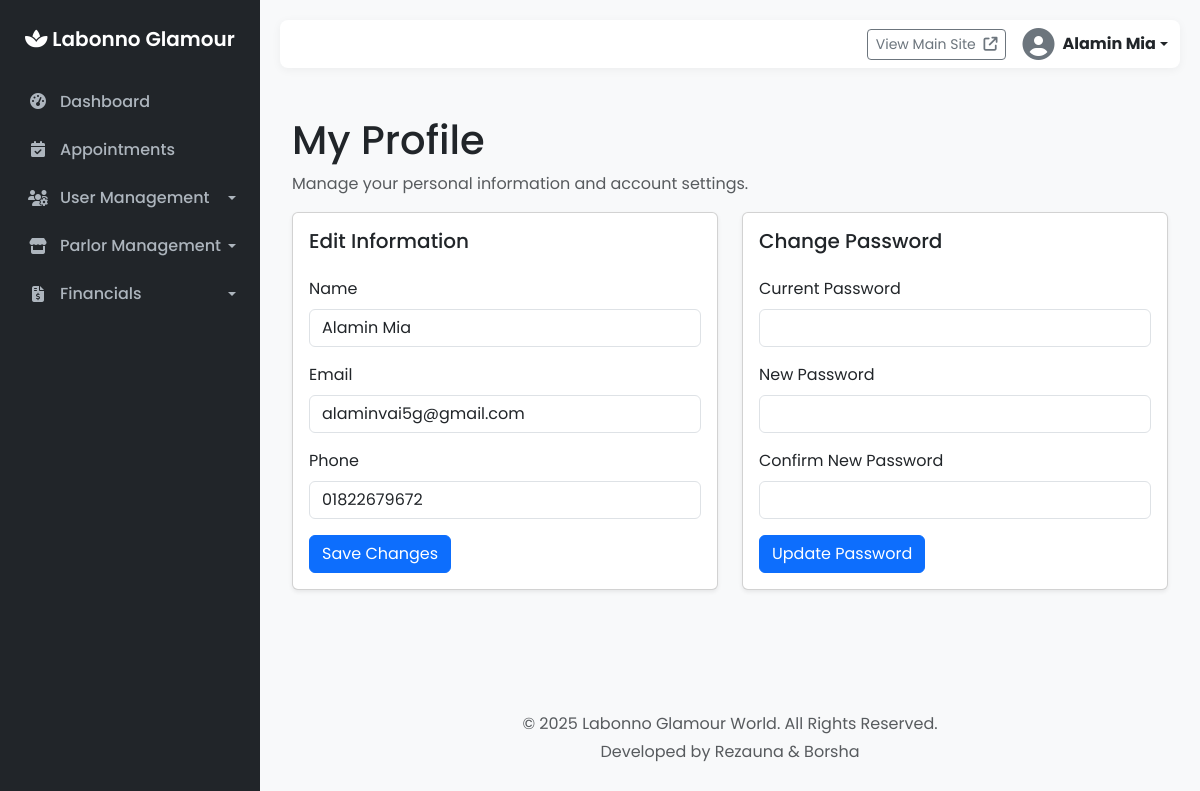
Screenshot of /admin/profile.php (signed in) with the database file from the repository.
### tables this page shows
CREATE TABLE IF NOT EXISTS `users` (
  `id` int(11) NOT NULL AUTO_INCREMENT,
  `name` varchar(100) NOT NULL,
  `email` varchar(100) NOT NULL,
  `password` varchar(255) NOT NULL,
  `phone` varchar(20) DEFAULT NULL,
  `role` enum('customer','admin','beautician') NOT NULL,
  `is_verified` tinyint(1) NOT NULL DEFAULT 0,
  `verify_token` varchar(255) DEFAULT NULL,
  `profile_photo` varchar(255) DEFAULT NULL,
  `is_active` tinyint(1) NOT NULL DEFAULT 1,
  `created_at` datetime DEFAULT current_timestamp(),
  `profile_update_code` varchar(16) DEFAULT NULL,
  `profile_update_code_expires_at` datetime DEFAULT NULL,
  PRIMARY KEY (`id`),
  UNIQUE KEY `email` (`email`)
);

### admin/profile.php (the view, shortened to what this page needs)
<?php
$user_id = $_SESSION['user_id'];
$err = ''; $msg = '';
require_once 'include/header.php';
$stmt = $conn->prepare("SELECT name, email, phone FROM users WHERE id=?");
$stmt->bind_param('i', $user_id);
$stmt->execute();
$stmt->bind_result($name, $email, $phone);
?>
<div class="container-fluid">
    <h1 class="mt-4">My Profile</h1>
    <p class="text-muted">Manage your personal information and account settings.</p>
    <?php if (isset($_SESSION['pending_update'])): ?>
        <div class="card shadow-sm">
            <div class="card-body">
                <?php if ($err): ?><div class="alert alert-danger"><?= htmlspecialchars($err) ?></div><?php endif; ?>
                <?php if ($msg): ?><div class="alert alert-info"><?= htmlspecialchars($msg) ?></div><?php endif; ?>
                <h5 class="card-title mb-4">Verify Your Identity</h5>
                <form method="post">
                    <div class="mb-3">
                        <label for="code" class="form-label">Verification Code</label>
                        <input type="text" id="code" name="code" class="form-control form-control-lg" maxlength="6" required autofocus>
                        <div class="form-text">A 6-digit code was sent to your email address.</div>
                    </div>
                    <button type="submit" name="verify_code" class="btn btn-success">Verify &amp; Update Profile</button>
                    <a href="profile.php?action=cancel" class="btn btn-secondary">Cancel</a>
                </form>
            </div>
        </div>
    <?php else: ?>
        <div class="row">
            <div class="col-lg-6 mb-4">
                <div class="card shadow-sm h-100">
                    <div class="card-body">
                        <h5 class="card-title mb-4">Edit Information</h5>
                        <form method="post" id="editProfileForm" novalidate>
                            <div class="mb-3"><label for="name" class="form-label">Name</label><input type="text" id="name" name="name" class="form-control" required minlength="3" value="<?= htmlspecialchars($name) ?>"><div class="invalid-feedback" id="name-error"></div></div>
                            <div class="mb-3"><label for="email" class="form-label">Email</label><input type="email" id="email" name="email" class="form-control" required value="<?= htmlspecialchars($email) ?>"><div class="invalid-feedback" id="email-error"></div></div>
                            <div class="mb-3"><label for="phone" class="form-label">Phone</label><input type="text" id="phone" name="phone" class="form-control" required value="<?= htmlspecialchars($phone ?? '') ?>" placeholder="e.g., 01712345678"><div class="invalid-feedback" id="phone-error"></div></div>
                            <button type="submit" class="btn btn-primary">Save Changes</button>
                        </form>
                    </div>
                </div>
            </div>
            <div class="col-lg-6 mb-4">
                <div class="card shadow-sm h-100">
                    <div class="card-body">
                        <h5 class="card-title mb-4">Change Password</h5>
                        <form method="post" id="changePasswordForm" novalidate>
                            <div class="mb-3"><label for="current_password" class="form-label">Current Password</label><input type="password" id="current_password" name="current_password" class="form-control" required><div class="invalid-feedback">Please enter your current password.</div></div>
                            <div class="mb-3"><label for="new_password" class="form-label">New Password</label><input type="password" id="new_password" name="new_password" class="form-control" required minlength="6"><div class="invalid-feedback" id="new-password-error"></div></div>
                            <div class="mb-3"><label for="confirm_password" class="form-label">Confirm New Password</label><input type="password" id="confirm_password" name="confirm_password" class="form-control" required minlength="6"><div class="invalid-feedback" id="confirm-password-error"></div></div>
                            <button type="submit" class="btn btn-primary">Update Password</button>
                        </form>
                    </div>
                </div>
            </div>
        </div>
    <?php endif; ?>
</div>
<?php require_once 'include/footer.php'; ?>

### admin/include/header.php (style rules this page uses)
:root { --sidebar-bg: #212529; --sidebar-link: #adb5bd; --sidebar-hover: #343a40; --sidebar-active: #6a11cb; --sidebar-dropdown-bg: #1a1d20; }
body { font-family: 'Poppins', sans-serif; background-color: #f8f9fa; }

### rows the page displays
users: name "Alamin Mia", email "alaminvai5g@gmail.com", phone "01822679672"

### other values shown
$admin_name "Alamin Mia"
